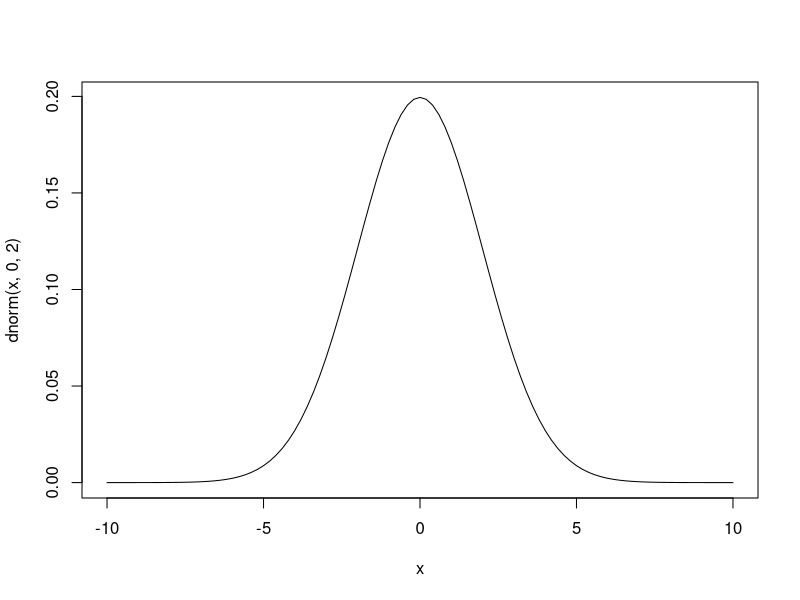
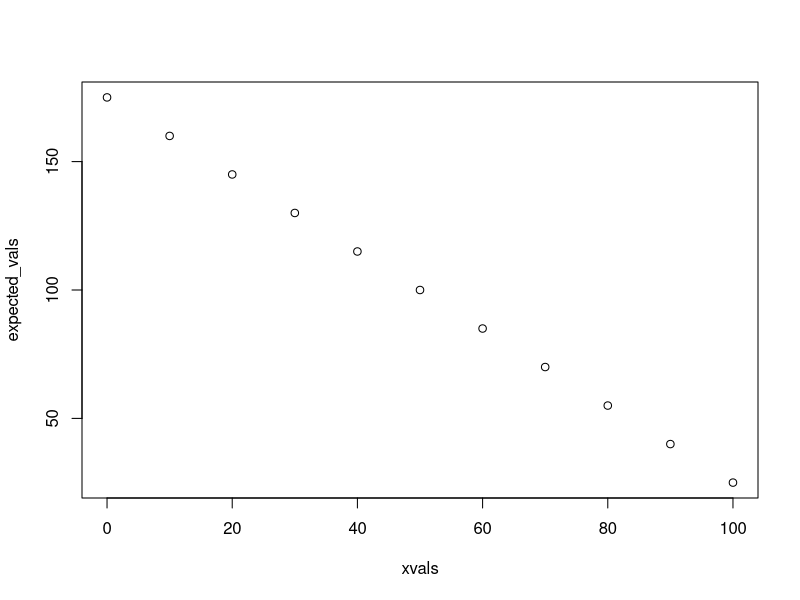
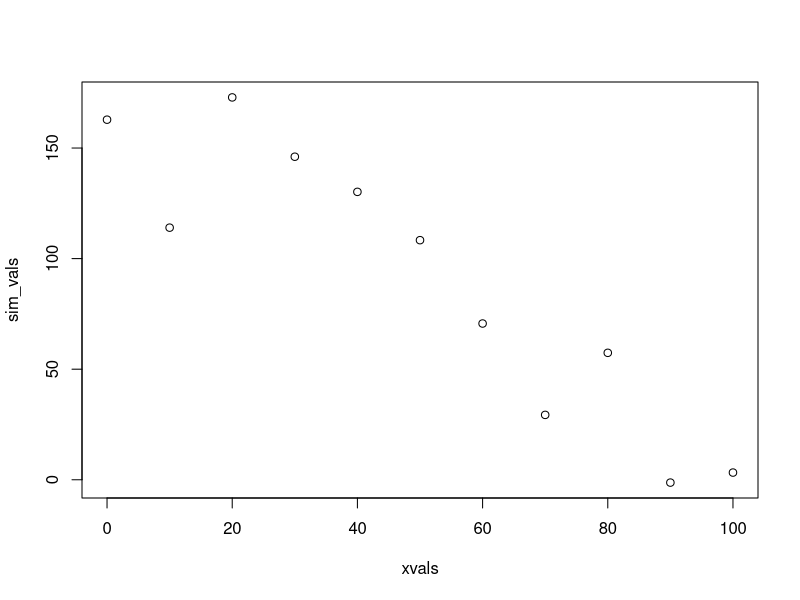
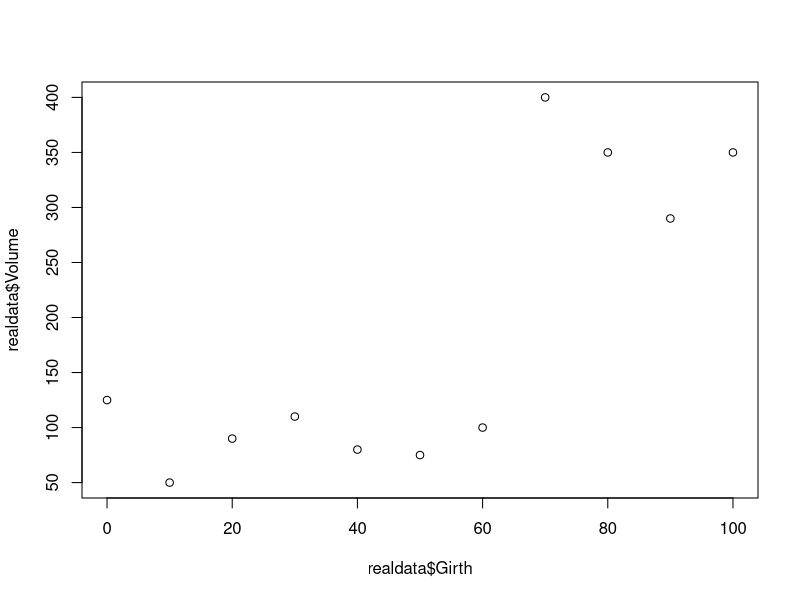
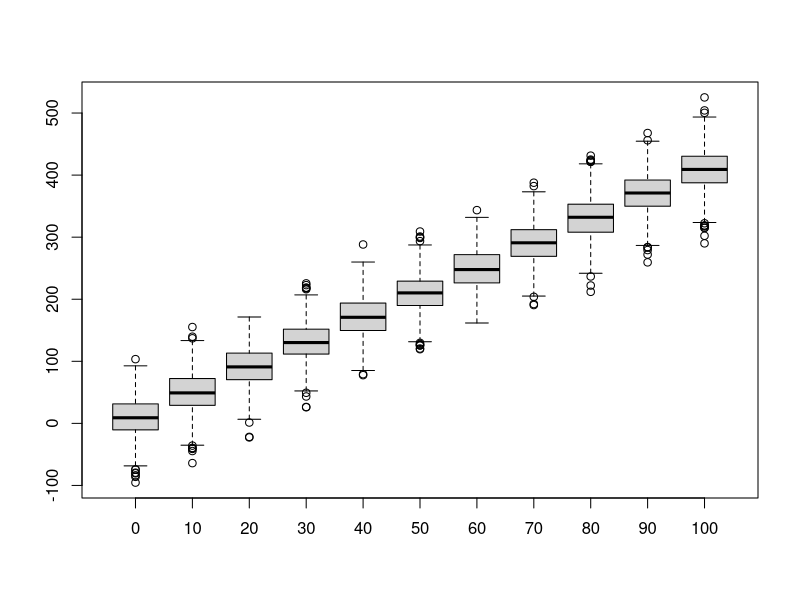
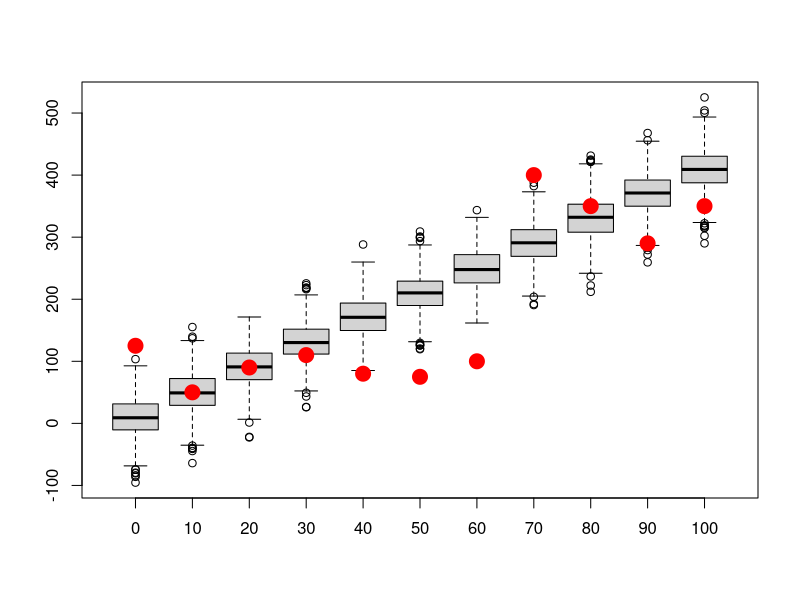
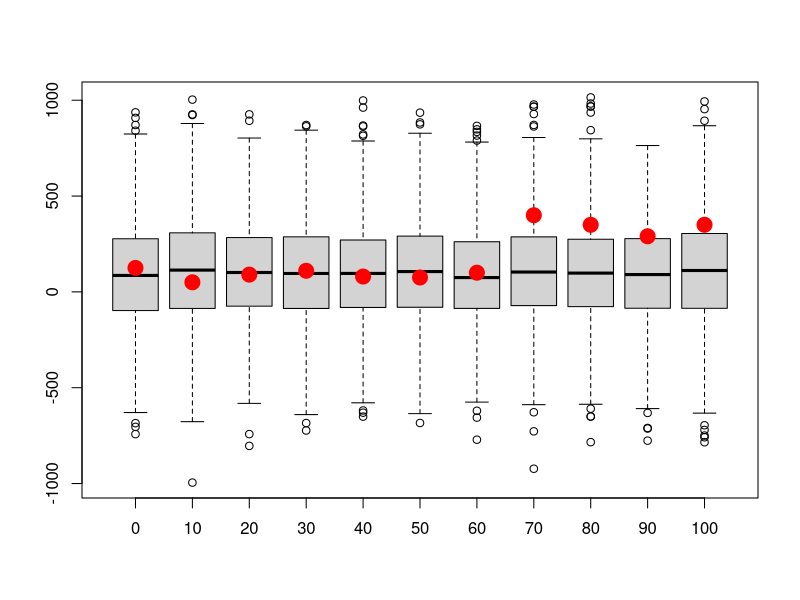
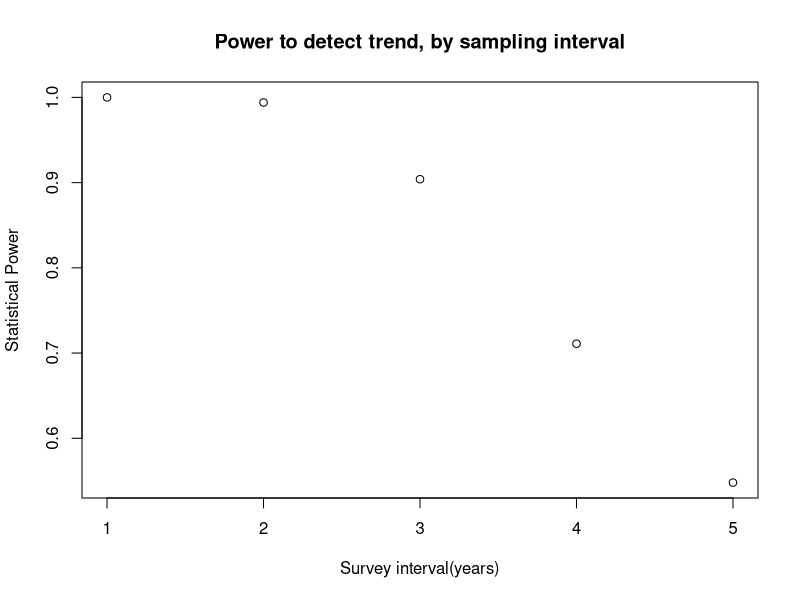

Source code (R) for these figures, in order:
## ---- chunk 1
knitr::opts_chunk$set(echo = TRUE, cache = TRUE)
## ---- chunk 2

############################################################
####                                                    ####  
####  NRES 746, Lecture 3                               ####
####                                                    ####
####  Kevin Shoemaker                                   #### 
####  University of Nevada, Reno                        ####
####                                                    #### 
############################################################


############################################################
####  The virtual ecologist                             ####
####     Building data simulation models                ####
############################################################


## ---- chunk 3

#############
# Short exercise:

# Generate 50 samples from Normal(mean=10,sd=5) 


# Generate 1000 samples from Poisson(mean=50)


# Generate 10 samples from Beta(shape1=0.1,shape2=0.1)


# Try some other distributions and parameters.  NOTE: you can visualize probability densities easily using the "curve" function:

curve(dnorm(x,0,2),-10,10)

# What happens when you try to use a discrete distribution?

## ---- chunk 4

############
# SIMULATE DATA GENERATION: decompose into deterministic and stochastic components 

##########
# Deterministic component: define function for transforming a predictor variable into an expected response (linear regression)

    # Arguments:
      # x: vector of covariate values
      # a: the intercept of a linear relationship mapping the covariate to an expected response
      # b: the slope of a linear relationship mapping the covariate to an expected response

deterministic_component <- function(x,a,b){
  linear <- a + b*x   # specify a deterministic, linear functional form
  return(linear)
}

xvals = seq(0,100,10)  # define the values of a hypothetical predictor variable (e.g., tree girth)

expected_vals <- deterministic_component(xvals,175,-1.5)   # use the deterministic component to determine the expected response (e.g., tree volume)
expected_vals

plot(xvals,expected_vals)   # plot out the relationship

# plot(xvals,expected_vals,type="l")    # alternatively, plot as a line

## ---- chunk 5

##########
# Stochastic component: define a function for transforming an expected (deterministic) response and adding a layer of "noise" on top!

    # Arguments:
      # x: vector of expected responses
      # variance: variance of the "noise" component of your data simulation model
stochastic_component <- function(x,variance){     
  sd <- sqrt(variance)       # convert variance to standard deviation       
  stochvals <- rnorm(length(x),x,sd)       # add a layer of "noise" on top of the expected response values
  return(stochvals)
}

           # alternative: add the "residuals" onto the expected values. 
# stochastic_component <- function(x,variance){     
#   sd <- sqrt(variance)       # convert variance to standard deviation       
#   stochvals <- rnorm(length(x),0,sd)       # generate the 'residuals'    
#   return(x+stochvals)             # add a layer of "noise" on top of the expected response values
# }

    ### Simulate stochastic data!!
sim_vals <- stochastic_component(expected_vals,variance=500)   # try it- run the function to add noise to your expected values. 

plot(xvals,sim_vals)     # plot it- it should look much more "noisy" now!

# ALTERNATIVELY:

sim_vals <- stochastic_component(deterministic_component(xvals,175,-1.5),500)    # stochastic "shell" surrounds a deterministic "core"    

## ---- chunk 6

############
# Goodness-of-fit test!

    # Does the data fall into the range of plausble data produced by this fully specified model?

############
# Imagine you have the following "real" data (e.g., tree volumes). 

realdata <- data.frame(Volume=c(125,50,90,110,80,75,100,400,350,290,350),Girth=xvals)
plot(realdata$Girth,realdata$Volume)

## ---- chunk 7

#############
# Let's simulate many datasets from our hypothesized data generating model (intercept=10,slope=4,variance=1000):

reps <- 1000    # specify number of replicate datasets to generate
samplesize <- nrow(realdata)    # define the number of data points we should generate for each simulation "experiment"
simresults <- array(0,dim=c(samplesize,reps))   # initialize a storage array for results 
for(i in 1:reps){       # for each independent simulation "experiment":
  exp_vals <- deterministic_component(realdata$Girth,a=10,b=4)          # simulate the expected tree volumes for each measured girth value
  sim_vals <- stochastic_component(exp_vals,1000)  # add stochastic noise
  simresults[,i] <- sim_vals   # store the simulated data for later
}

    # now make a boxplot of the results
boxplot(t(simresults),xaxt="n")    # (repeat) make a boxplot of the simulation results
axis(1,at=c(1:samplesize),labels=realdata$Girth)                          # add x axis labels 

## ---- chunk 8

#########
# Now overlay the "real" data
    # how well does the model fit the data?

boxplot(lapply(1:nrow(simresults), function(i) simresults[i,]),xaxt="n")    # (repeat) make a boxplot of the simulation results
axis(1,at=c(1:samplesize),labels=realdata$Girth)                          # add x axis labels 
points(c(1:samplesize),realdata$Volume,pch=20,cex=3,col="red",xaxt="n")     # this time, overlay the "real" data 

## ---- chunk 9

#############
# Let's simulate many datasets from our hypothesized data generating model (intercept=100,slope=0,variance=75000):

reps <- 1000    # specify number of replicate datasets to generate
samplesize <- nrow(realdata)    # define the number of data points we should generate for each simulation "experiment"
simresults <- array(0,dim=c(samplesize,reps))   # initialize a storage array for results 
for(i in 1:reps){       # for each independent simulation "experiment":
  exp_vals <- deterministic_component(realdata$Girth,a=100,b=0)          # simulate the expected tree volumes for each measured girth value
  sim_vals <- stochastic_component(exp_vals,75000)  # add stochastic noise
  simresults[,i] <- sim_vals   # store the simulated data for later
}

    # now make a boxplot of the results
boxplot(lapply(1:nrow(simresults), function(i) simresults[i,]),xaxt="n")    # (repeat) make a boxplot of the simulation results
axis(1,at=c(1:samplesize),labels=realdata$Girth)                          # add x axis labels 
points(c(1:samplesize),realdata$Volume,pch=20,cex=3,col="red",xaxt="n")     # this time, overlay the "real" data 


## ---- chunk 10

###############
# Power analysis example: designing a monitoring program for a rare species


   ### first, let's develop some helper functions:

########
# function for computing the number of observed/detected animals in a single survey

    # Arguments:
      # TrueN: true population abundance
      # surveyors: number of survey participants each day
      # days: survey duration, in days

NumObserved <- function(TrueN=1000,surveyors=1,days=3){
  probPerPersonDay <- 0.02      # define the probability of detection per animal per person-day [hard-coded- potentially bad coding practice!]
  probPerDay <- 1-(1-probPerPersonDay)^surveyors      # define the probability of detection per animal per day (multiple surveyors)(animal must be detected at least once)
  probPerSurvey <- 1-(1-probPerDay)^days       # define the probability of detection per animal for the entire survey
  nobs <- rbinom(1,size=TrueN,prob=probPerSurvey)     # simulate the number of animals detected!
  return(nobs)
}
NumObserved(TrueN=500,surveyors=2,days=7)   # test the new function

## ---- chunk 11

#########
# function for computing expected abundance dynamics of a declining population (deterministic component!)

    # Arguments:
      # LastYearAbund: true population abundance in the previous year
      # trend: proportional change in population size from last year

ThisYearAbund <- function(LastYearAbund=1000,trend=-0.03){
  CurAbund <- LastYearAbund + trend*LastYearAbund    # compute abundance this year
  CurAbund <- floor(CurAbund)  # can't have fractional individuals!
  return(CurAbund)
}
ThisYearAbund(LastYearAbund=500,trend=-0.03)    # test the new function

# NOTE: we could introduce stochastic population dynamics (or density dependence, etc!) for a more realistic model, but we are omitting this here. 

## ---- chunk 12

########
# develop a function for simulating monitoring data from a declining population

    # Arguments:
      # initabund: true initial population abundance
      # trend: proportional change in population size from last year
      # years: duration of simulation
      # observers: number of survey participants each day
      # days: survey duration, in days
      # survint: survey interval, in years (e.g., 2 means surveys are conducted every other year)

SimulateMonitoringData <- function(initabund=1000,trend=-0.03,years=25,observers=1,days=3,survint=2){
  prevabund <- initabund        # initialize "previous-year abundance" at initial abundance 
  detected <- numeric(years)    # set up storage variable
  for(y in 1:years){            # for each year of the simulation:
    thisAbund <- ThisYearAbund(prevabund,trend)             # compute the current abundance on the basis of the trend
    detected[y] <- NumObserved(thisAbund,observers,days)     # sample the current population using this monitoring scheme
    prevabund <- thisAbund   # set this years abundance as the previous years abundance (to set up the simulation for next year)
  }
  surveyed <- c(1:years)%%survint==0    # which years were surveys actually performed?
  detected[!surveyed] <- NA            # if the survey is not performed that year, return a missing value
  return(detected)       # return the number of individuals detected
}

SimulateMonitoringData(initabund=1000,trend=-0.03,years=25,observers=1,days=3,survint=2)    # test the new function

## ---- chunk 13

#########
# finally, develop a function for assessing whether or not a decline was detected:

    # Arguments:
      # monitoringData: simulated results from a long-term monitoring study
      # alpha: define acceptable type-I error rate (false positive rate)

IsDecline <- function(monitoringData,alpha=0.05){
  time <- 1:length(monitoringData)      # vector of survey years
  model <- lm(monitoringData~time)    # for now, let's use ordinary linear regression (perform linear regression on simulated monitoring data)
  p_value <- summary(model)$coefficients["time","Pr(>|t|)"]      # extract the p-value  
  isdecline <- ifelse(summary(model)$coefficients["time","Estimate"]<0,TRUE,FALSE)     # determine if the simulated monitoring data determined a "significant" decline
  sig_decline <- ifelse((p_value<=alpha)&(isdecline),TRUE,FALSE)    # if declining and significant trend, then the monitoring protocol successfully diagnosed a decline
  return(sig_decline)
}

IsDecline(monitoringData=c(10,20,NA,15,1),alpha=0.05)    # test the function

## ---- chunk 14

nreps <- 1000
initabund <- 100
GetPower <- function(observers=1,days=3,alpha=0.05,years=25,survint=2,trend=-0.03){
  decline <- logical(nreps)
  for(i in 1:nreps){
    detected <- SimulateMonitoringData(initabund,trend,years,observers,days,survint)
    decline[i] <- IsDecline(detected,alpha)
  }
  Power <- length(which(decline==TRUE))/nreps 
  return(Power)
}
cat((sprintf("The statistical power to detect a decline for the default parameters is: %s",GetPower())))    # for default

## ---- chunk 15

  initabund = 1000
  survints <- c(1:5)
  powers <- numeric(length(survints))
  for(i in 1:length(survints)){
    powers[i] <- GetPower(survint=survints[i])
  }
  
  plot(powers~survints,xlab="Survey interval(years)",ylab="Statistical Power",main="Power to detect trend, by sampling interval") 
  
